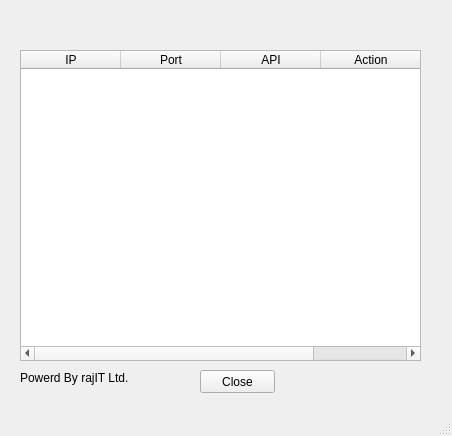
<?xml version="1.0" encoding="UTF-8"?>
<ui version="4.0">
 <class>MainWindow</class>
 <widget class="QMainWindow" name="MainWindow">
  <property name="geometry">
   <rect>
    <x>0</x>
    <y>0</y>
    <width>452</width>
    <height>436</height>
   </rect>
  </property>
  <property name="windowTitle">
   <string>DeviceList</string>
  </property>
  <widget class="QWidget" name="centralwidget">
   <widget class="QTableWidget" name="tableWidget">
    <property name="geometry">
     <rect>
      <x>20</x>
      <y>50</y>
      <width>401</width>
      <height>311</height>
     </rect>
    </property>
    <column>
     <property name="text">
      <string>IP</string>
     </property>
    </column>
    <column>
     <property name="text">
      <string>Port</string>
     </property>
    </column>
    <column>
     <property name="text">
      <string>API</string>
     </property>
    </column>
    <column>
     <property name="text">
      <string>Action</string>
     </property>
    </column>
   </widget>
   <widget class="QPushButton" name="CloseButton">
    <property name="geometry">
     <rect>
      <x>200</x>
      <y>370</y>
      <width>75</width>
      <height>23</height>
     </rect>
    </property>
    <property name="text">
     <string>Close</string>
    </property>
   </widget>
   <widget class="QLabel" name="label_4">
    <property name="geometry">
     <rect>
      <x>20</x>
      <y>370</y>
      <width>121</width>
      <height>16</height>
     </rect>
    </property>
    <property name="text">
     <string>Powerd By rajIT Ltd.</string>
    </property>
   </widget>
  </widget>
  <widget class="QMenuBar" name="menubar">
   <property name="geometry">
    <rect>
     <x>0</x>
     <y>0</y>
     <width>452</width>
     <height>21</height>
    </rect>
   </property>
  </widget>
  <widget class="QStatusBar" name="statusbar"/>
 </widget>
 <resources>
  <include location="../resources.qrc"/>
 </resources>
 <connections/>
</ui>
